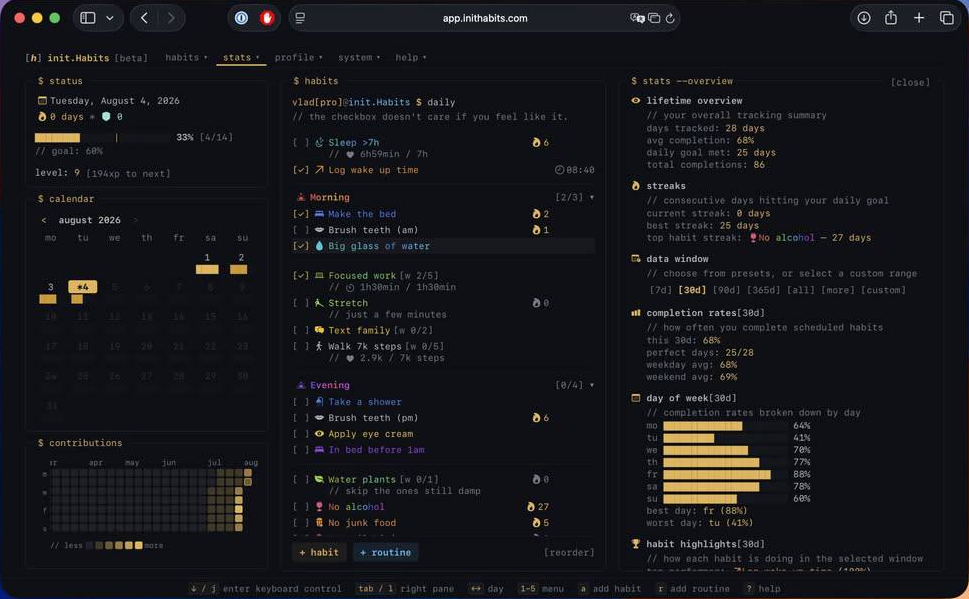
#> input picture ref_window.png, 969 x 599 px
$ python measure_reference.py ../ref_window.png
#> lines starting #> are read from the running program, lines starting #| are printed output that depends on the picture
# -*- mode: python ; coding: utf-8 -*-
"""Измерение эталонного скриншота: реальные числа вместо догадок.

Картинку нечем «посмотреть» — ни мне, ни агентам. Зато её можно измерить
пикселями: ширины колонок, отступы, высоту строки, точные цвета. Это и есть
единственный способ приблизиться к «как на скриншоте».

    python tools/measure_reference.py [путь-к-png]
"""
import os
import sys
from collections import Counter

from PIL import Image

DEFAULT = (r'C:\Users\Fankor\.zcode\cli\image-cache'
           r'\sess_fce40407-f3e2-4618-93bf-94a64aab90a0'
           r'\image-8fb55c328592af6196c3ed0357965fe1.png')


def lum(p):
    return 0.2126 * p[0] + 0.7152 * p[1] + 0.0722 * p[2]


def sat(p):
    return max(p) - min(p)


def hue_of(p):
    r, g, b = p
    mx, mn = max(p), min(p)
    if mx == mn:
        return 0.0
    d = mx - mn
    if mx == r:
        h = ((g - b) / d) % 6
    elif mx == g:
        h = (b - r) / d + 2
    else:
        h = (r - g) / d + 4
    return h * 60


def ascii_map(im, cols=110, rows=44):
    """Карта яркости — видно, где окно, где колонки, где пусто."""
    w, h = im.size
    g = im.convert('L')
    small = g.resize((cols, rows), Image.LANCZOS)
    px = small.load()
    ramp = ' .:-=+*#%@'
    out = []
    for y in range(rows):
        out.append(''.join(ramp[min(9, px[x, y] * 10 // 256)] for x in range(cols)))
    return out


def column_profile(im, box):
    """Резкость перепадов по X — вертикальные границы колонок и панелей."""
    crop = im.crop(box).convert('L')
    w, h = crop.size
    px = crop.load()
    prof = []
    for x in range(w):
        col = [px[x, y] for y in range(h)]
        prof.append(max(col) - min(col))
    return prof


def row_profile(im, box):
    crop = im.crop(box).convert('L')
    w, h = crop.size
    px = crop.load()
    prof = []
    for y in range(h):
        row = [px[x, y] for x in range(w)]
        prof.append(max(row) - min(row))
    return prof


def edges(prof, thresh, min_gap=6):
    """Индексы локальных пиков выше порога — это границы."""
    hits = []
    for i, v in enumerate(prof):
        if v >= thresh:
            if hits and i - hits[-1] < min_gap:
                if v > prof[hits[-1]]:
                    hits[-1] = i
                continue
            hits.append(i)
    return hits


def main():
    path = sys.argv[1] if len(sys.argv) > 1 else DEFAULT
    if not os.path.isfile(path):
        print('нет файла: %s' % path)
        return 1
    im = Image.open(path).convert('RGB')
#> im is the input picture: PIL image 969x599 RGB; mean R, G, B 22.3, 22.5, 26.3
    w, h = im.size
#> w = 969; h = 599
    print('РАЗМЕР: %d x %d' % (w, h))
#| РАЗМЕР: 969 x 599

    small = im.resize((max(1, w // 4), max(1, h // 4)), Image.LANCZOS)
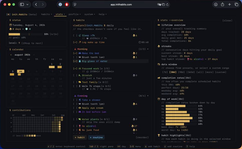
#> small: PIL image 242x149 RGB; mean R, G, B 22.3, 22.5, 26.3
    counts = Counter(small.getdata())
#> counts = 5470 items
    print('\nПАЛИТРА (топ-15, уменьшенная копия):')
    for col, n in counts.most_common(15):
        print('  #%02x%02x%02x  %7d  %5.1f%%   L=%3d S=%3d' % (
            col[0], col[1], col[2], n, 100.0 * n / (small.size[0] * small.size[1]),
            lum(col), sat(col)))
#> this loop made 15 passes
#> (col, n) on passes 1 to 12: ((15, 16, 21), 14257), ((14, 15, 20), 2339), ((16, 17, 22), 1654), ((17, 18, 23), 1122), ((13, 14, 19), 828), ((18, 19, 24), 407), ((12, 13, 18), 397), ((15, 16, 20), 317), ((11, 12, 17), 240), ((24, 25, 30), 234), ((19, 20, 25), 193), ((20, 21, 26), 189)
#|   #0f1015    14257   39.5%   L= 16 S=  6
#|   #0e0f14     2339    6.5%   L= 15 S=  6
#|   #101116     1654    4.6%   L= 17 S=  6
#|   #111217     1122    3.1%   L= 18 S=  6
#|   #0d0e13      828    2.3%   L= 14 S=  6
#|   #121318      407    1.1%   L= 19 S=  6
#|   #0c0d12      397    1.1%   L= 13 S=  6
#|   #0f1014      317    0.9%   L= 16 S=  5
#> (further printed lines are left out)

    # Цветные акценты: насыщенные и не серые
    accents = [(col, n) for col, n in counts.items() if sat(col) > 40 and lum(col) > 55]
#> accents = 583 items
    accents.sort(key=lambda t: -t[1])
    print('\nАКЦЕНТЫ (насыщенные, не серые):')
    for col, n in accents[:12]:
        print('  #%02x%02x%02x  hue=%5.0f  %6d' % (col[0], col[1], col[2], hue_of(col), n))
#> this loop made 12 passes
#> (n, r in hue_of, g in hue_of, b in hue_of, mx in hue_of, mn in hue_of, d in hue_of, h in hue_of) on passes 1 to 12: (3, 219, 182, 100, 219, 100, 119, 0.689), (3, 222, 183, 102, 222, 102, 120, 0.675), (3, 82, 66, 38, 82, 38, 44, 0.636), (3, 204, 168, 96, 204, 96, 108, 0.667), (3, 85, 66, 40, 85, 40, 45, 0.578), (3, 85, 66, 41, 85, 41, 44, 0.568), (3, 198, 160, 95, 198, 95, 103, 0.631), (3, 227, 188, 101, 227, 101, 126, 0.69), (2, 178, 148, 92, 178, 92, 86, 0.651), (2, 208, 172, 95, 208, 95, 113, 0.681), (2, 213, 176, 99, 213, 99, 114, 0.675), (2, 213, 173, 98, 213, 98, 115, 0.652)
#|   #dbb664  hue=   41       3
#|   #deb766  hue=   40       3
#|   #524226  hue=   38       3
#|   #cca860  hue=   40       3
#|   #554228  hue=   35       3
#|   #554229  hue=   34       3
#|   #c6a05f  hue=   38       3
#|   #e3bc65  hue=   41       3
#> (further printed lines are left out)

    print('\nКАРТА ЯРКОСТИ (%d колонок):' % 110)
    for i, line in enumerate(ascii_map(im)):
#> in ascii_map, `w, h = im.size`: w = 969; h = 599
#> in ascii_map, `g = im.convert('L')`:
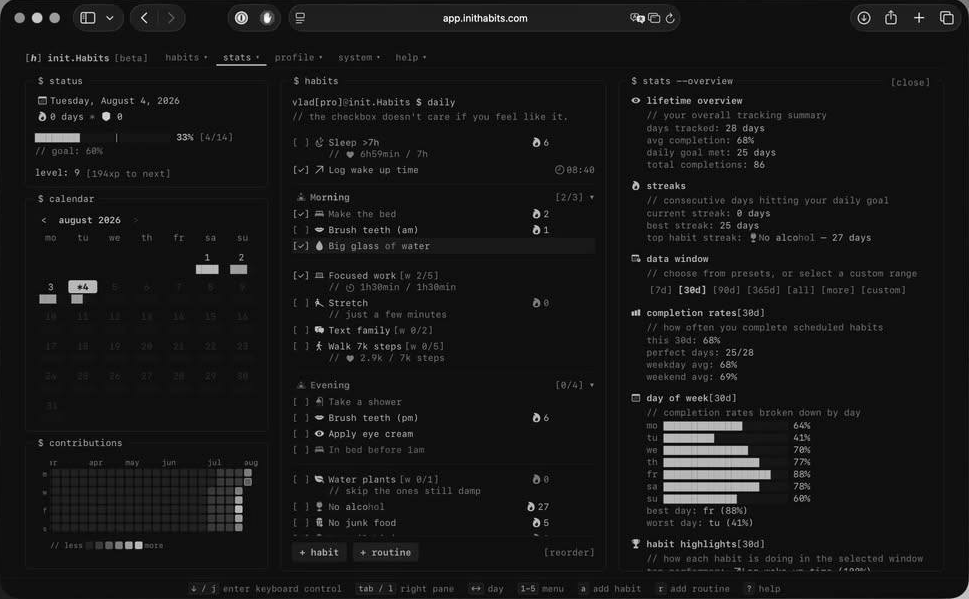
#> g: PIL image 969x599 L; min 0, max 254, mean 22.7
#> in ascii_map, `small = g.resize((cols, rows), Image.LANCZOS)`:
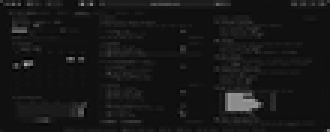
#> small: PIL image 110x44 L (shown 3 times larger); min 0, max 172, mean 22.7
#> in ascii_map, `ramp = ' .:-=+*#%@'`: ramp = ' .:-=+*#%@'
        print('%3d %s' % (i, line))
#> this loop made 44 passes
#> (printed output is left out)

    return 0


if __name__ == '__main__':
    sys.exit(main())
#> (the program exits here)
